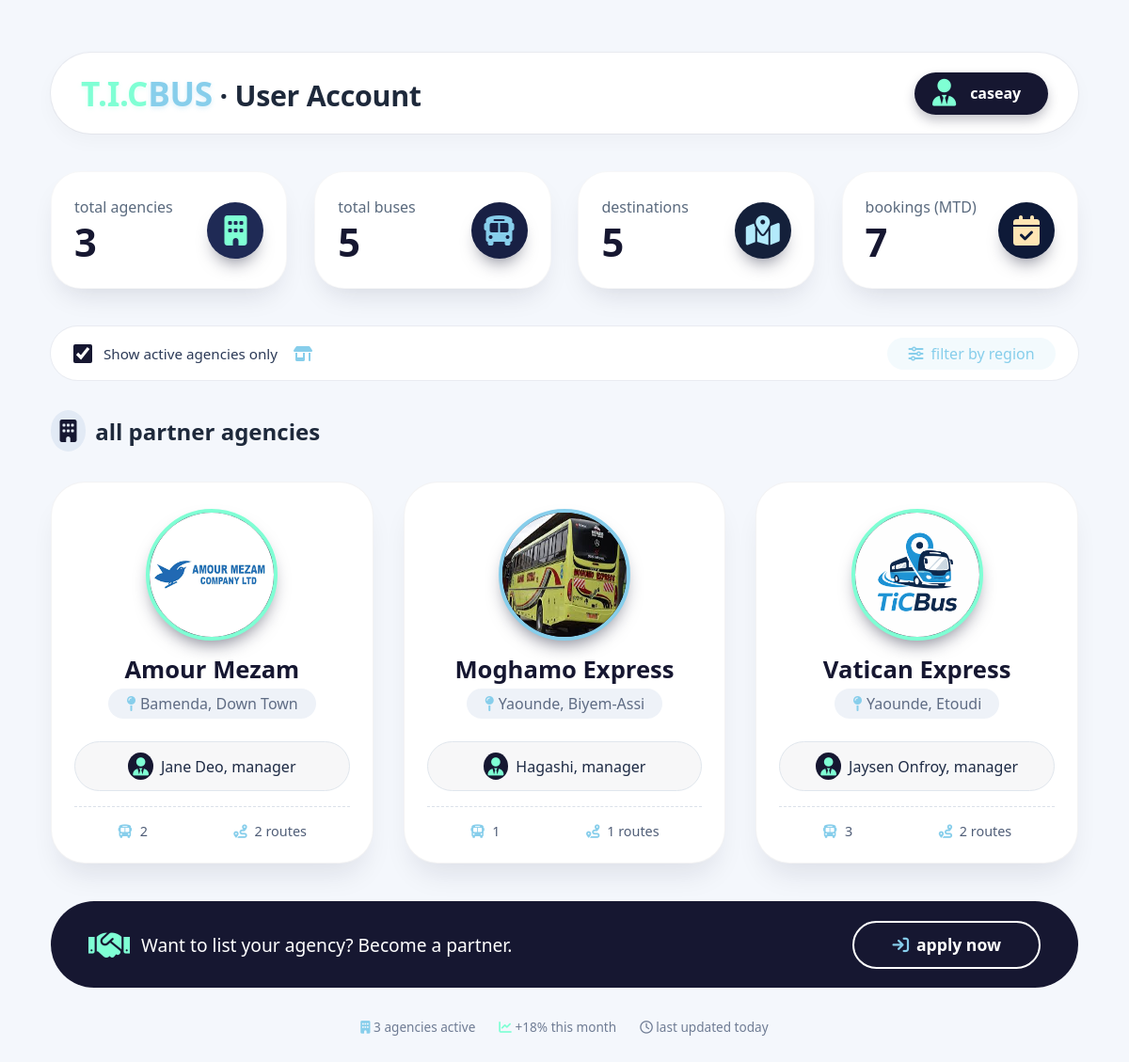
The app's page /index/ (signed in) with its own data.
### booking/models.py (models this page shows, shortened)
class User(AbstractUser):
    username = models.CharField(max_length=50, unique=True)
    fullname = models.CharField(max_length=50, blank=True)
    email = models.EmailField(max_length=254, unique=True, blank=False, null=False)

class Agency(models.Model):
    agency_logo = models.ImageField(upload_to='agencies_logos', default='1384014.png')
    agency_name = models.CharField(max_length=50, unique=True, null=False)
    total_bus = models.IntegerField(default=5, null=False, blank=False)
    agency_description = models.TextField()
    ceo_name = models.CharField(max_length=50, null=False)
    manager_name = models.CharField(max_length=50, null=True)
    date_created = models.DateField()
    location = models.CharField(max_length=50)

### booking/views.py (the view)
# urls.py: path('index/', index, name="index"),
@login_required(login_url='login')
def index(request):
    total_agencies = Agency.objects.count()
    total_buses = Bus.objects.count()
    total_bookings = Booking.objects.count()
    total_destinations = Route.objects.count()
    agencies = Agency.objects.annotate(
        unique_agency_total_bus=Count('buses'),
        total_routes=Count('buses__route')
    )
    context = {
        'total_agencies': total_agencies,
        'total_buses': total_buses,
        'total_destinations': total_destinations,
        'total_bookings': total_bookings,
        'agencies': agencies,
    }
    return render(request, 'pages/index.html', context)

### templates/pages/index.html (shortened to what this page needs)
<!DOCTYPE html>
<html lang="en">
<head>
  <link rel="stylesheet" href="https://cdnjs.cloudflare.com/ajax/libs/font-awesome/6.0.0-beta3/css/all.min.css">
</head>
<body>
  <div class="dashboard">
    <div class="greeting">
      <h1>
        <span class="tic">T.I.C</span><span class="bus">BUS</span> · User Account
      </h1>
      <div class="user-profile">
        <i class="fas fa-user-tie"></i>
        <div class="user-text">
          <span class="name">{{request.user.username}}</span>
        </div>
      </div>
    </div>
    <div class="stat-grid">
      <div class="stat-card">
        <div class="stat-left">
          <h3>total agencies</h3>
          <div class="value">{{total_agencies}}</div>
        </div>
        <div class="stat-icon"><i class="fas fa-building"></i></div>
      </div>
      <div class="stat-card">
        <div class="stat-left">
          <h3>total buses</h3>
          <div class="value">{{total_buses}}</div>
        </div>
        <div class="stat-icon"><i class="fas fa-bus"></i></div>
      </div>
      <div class="stat-card">
        <div class="stat-left">
          <h3>destinations</h3>
          <div class="value">{{total_destinations}}</div>
        </div>
        <div class="stat-icon"><i class="fas fa-map-marked-alt"></i></div>
      </div>
      <div class="stat-card">
        <div class="stat-left">
          <h3>bookings (MTD)</h3>
          <div class="value">{{total_bookings}}</div>
        </div>
        <div class="stat-icon"><i class="fas fa-calendar-check"></i></div>
      </div>
    </div>
    <div class="filter-bar">
      <div class="filter-left">
        <input type="checkbox" id="activeAgencies" checked>
        <span>Show active agencies only</span>
        <i class="fas fa-store-alt" style="color: skyblue; margin-left: 5px;"></i>
      </div>
      <a href="#" class="filter-link"><i class="fas fa-sliders-h"></i> filter by region</a>
    </div>
    <h2 style="margin: 1.2rem 0 1rem 0; font-weight: 600; display: flex; gap: 10px; align-items: center;">
      <i class="fas fa-building"
        style="color: rgb(22,23,49); background: #e2eaf5; padding: 0.6rem; border-radius: 50%;"></i>
      all partner agencies
    </h2>
    <div class="agency-grid">
      {% for agency in agencies %}
      <div class="agency-card">
        <div class="agency-logo"><img src="{{agency.agency_logo.url}}"></div>
        <div class="agency-name"><a href="{% url 'agency_detail' agency.id %}"
            style="text-decoration: none; color: rgb(22,23,49);">{{agency.agency_name}}</a></div>
        <div class="agency-location"><i class="fas fa-map-pin"></i>{{agency.location}}</div>
        <div class="manager-row"><i class="fas fa-user-tie"></i> {{agency.manager_name}}, manager</div>
        <div class="agency-meta">
          <span><i class="fas fa-bus"></i> {{ agency.unique_agency_total_bus }}</span>
          <span><i class="fas fa-route"></i> {{agency.total_routes}} routes</span>
        </div>
      </div>
      {% endfor %}
    </div>
    <div class="bottom-cta">
      <p>
        <i class="fas fa-handshake"></i>
        Want to list your agency? Become a partner.
      </p>
      <a href="#" class="cta-btn">
        <i class="fas fa-arrow-right-to-bracket"></i> apply now
      </a>
    </div>
    <div class="footer-note">
      <span><i class="fas fa-building" style="color: skyblue;"></i> {{total_agencies}} agencies active</span>
      <span><i class="fas fa-chart-line" style="color: aquamarine;"></i> +18% this month</span>
      <span><i class="fa-regular fa-clock"></i> last updated today</span>
    </div>
  </div>
</body>
</html>

### records on screen
User: user.username "caseay"
Agency: agency_logo (picture), agency_name "Amour Mezam", location "Bamenda, Down Town", manager_name "Jane Deo", unique_agency_total_bus "2", total_routes "2"
Agency: agency_logo (picture), agency_name "Moghamo Express", location "Yaounde, Biyem-Assi", manager_name "Hagashi", unique_agency_total_bus "1", total_routes "1"
Agency: agency_logo (picture), agency_name "Vatican Express", location "Yaounde, Etoudi", manager_name "Jaysen Onfroy", unique_agency_total_bus "3", total_routes "2"

### other values on screen
{{ total_agencies }} "3"
{{ total_buses }} "5"
{{ total_destinations }} "5"
{{ total_bookings }} "7"
